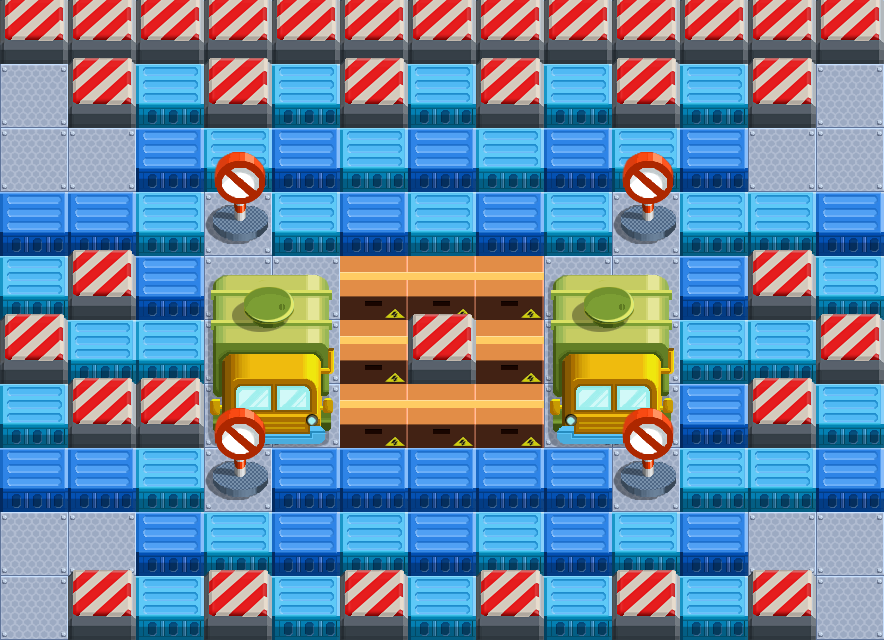

This is a level from a 2D game, rendered from its Tiled map with the project's own tilesets. A one-line summary and the map file follow, with tile-layer data summarised:
An orthogonal 13x10 tile map with 68x64 px tiles, 4 tile layers (bg, object, block, fg) and 5 objects (birthpoint, npc5, npc51, proprate).

<map version="1.0" orientation="orthogonal" width="13" height="10" tilewidth="68" tileheight="64">
 <tileset firstgid="1" name="gongchang" tilewidth="68" tileheight="64">
  <image source="gongchang.png" width="340" height="448" />
  <tile id="3">
   <properties>
    <property name="block" value="1" />
   </properties>
  </tile>
  <tile id="4">
   <properties>
    <property name="block" value="1" />
    <property name="shadow" value="1" />
   </properties>
  </tile>
  <tile id="5">
   <properties>
    <property name="block" value="1" />
   </properties>
  </tile>
  <tile id="6">
   <properties>
    <property name="block" value="1" />
    <property name="shadow" value="1" />
   </properties>
  </tile>
  <tile id="7">
   <properties>
    <property name="block" value="1" />
   </properties>
  </tile>
  <tile id="9">
   <properties>
    <property name="anim" value="2" />
    <property name="dir" value="up" />
   </properties>
  </tile>
  <tile id="10">
   <properties>
    <property name="block" value="1" />
    <property name="shadow" value="1" />
   </properties>
  </tile>
  <tile id="11">
   <properties>
    <property name="block" value="1" />
    <property name="shadow" value="1" />
   </properties>
  </tile>
  <tile id="13">
   <properties>
    <property name="block" value="1" />
   </properties>
  </tile>
  <tile id="14">
   <properties>
    <property name="block" value="1" />
   </properties>
  </tile>
  <tile id="15">
   <properties>
    <property name="block" value="1" />
    <property name="shadow" value="1" />
   </properties>
  </tile>
  <tile id="16">
   <properties>
    <property name="block" value="1" />
   </properties>
  </tile>
  <tile id="17">
   <properties>
    <property name="block" value="1" />
    <property name="move" value="1" />
    <property name="shadow" value="1" />
   </properties>
  </tile>
  <tile id="18">
   <properties>
    <property name="block" value="1" />
   </properties>
  </tile>
  <tile id="19">
   <properties>
    <property name="block" value="1" />
   </properties>
  </tile>
  <tile id="23">
   <properties>
    <property name="block" value="1" />
   </properties>
  </tile>
  <tile id="24">
   <properties>
    <property name="block" value="1" />
   </properties>
  </tile>
  <tile id="25">
   <properties>
    <property name="block" value="1" />
    <property name="shadow" value="1" />
   </properties>
  </tile>
  <tile id="26">
   <properties>
    <property name="block" value="1" />
   </properties>
  </tile>
  <tile id="30">
   <properties>
    <property name="anim" value="5" />
    <property name="dir" value="up" />
   </properties>
  </tile>
 </tileset>
 <layer name="bg" width="13" height="10">
  <data>[130 cells, 130 non-empty, 2 distinct tile ids]</data>
 </layer>
 <layer name="object" width="13" height="10">
  <data>[130 cells, 70 non-empty, 3 distinct tile ids]</data>
 </layer>
 <layer name="block" width="13" height="10">
  <data>[130 cells, 49 non-empty, 8 distinct tile ids]</data>
 </layer>
 <layer name="fg" width="13" height="10">
  <data>[130 cells, 24 non-empty, 2 distinct tile ids]</data>
 </layer>
 <objectgroup name="property" width="13" height="10">
  <object name="birthpoint" x="32" y="92">
   <properties>
    <property name="playertype" value="player" />
   </properties>
  </object>
  <object name="npc5" x="844" y="154">
   <properties>
    <property name="playertype" value="npc5" />
   </properties>
  </object>
  <object name="npc51" x="841" y="591">
   <properties>
    <property name="playertype" value="npc5" />
   </properties>
  </object>
  <object x="1111" y="367" width="1" />
  <object name="proprate" x="100" y="157">
   <properties>
    <property name="rate" value="0.59" />
   </properties>
   <ellipse />
  </object>
 </objectgroup>
</map>
